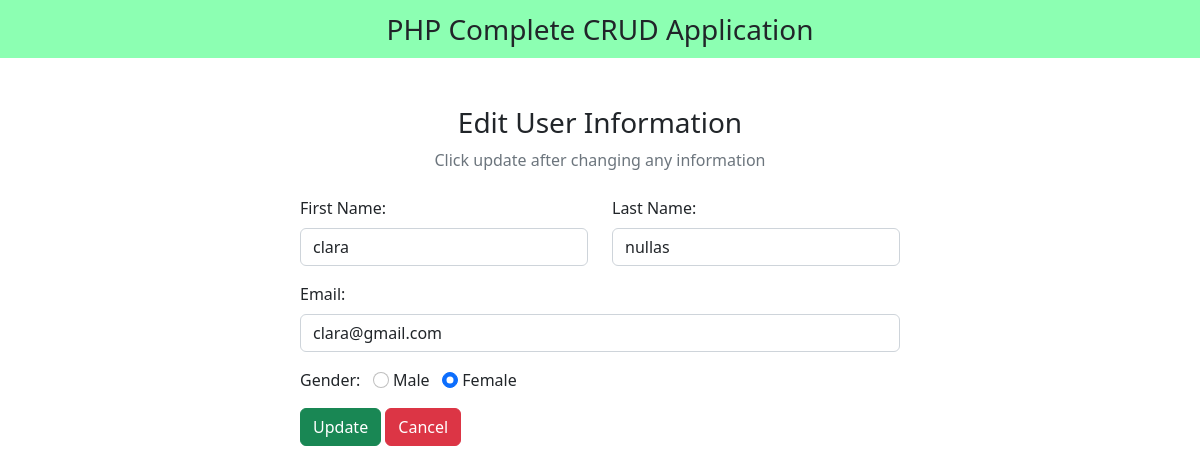
The page /edit.php?id=1 on the database its author committed.
### tables this page shows
CREATE TABLE `user` (
  `id` int(100) NOT NULL,
  `first_name` varchar(100) NOT NULL,
  `last_name` varchar(100) NOT NULL,
  `email` varchar(100) NOT NULL,
  `gender` varchar(100) NOT NULL
);

### edit.php (the view, shortened to what this page needs)
<?php
include "db_conn.php";
$id = $_GET["id"];
?>
<!DOCTYPE html>
<html lang="en">
<head>
  <link href="https://cdn.jsdelivr.net/npm/bootstrap@5.2.3/dist/css/bootstrap.min.css" rel="stylesheet">
  <link rel="stylesheet" href="https://cdnjs.cloudflare.com/ajax/libs/font-awesome/6.4.0/css/all.min.css" />
</head>
<body>
  <nav class="navbar navbar-light justify-content-center fs-3 mb-5" style="background-color: #00ff5573;">
    PHP Complete CRUD Application
  </nav>
  <div class="container">
    <div class="text-center mb-4">
      <h3>Edit User Information</h3>
      <p class="text-muted">Click update after changing any information</p>
    </div>
    <?php
    $sql = "SELECT * FROM `user` WHERE id = $id LIMIT 1";
    $result = mysqli_query($conn, $sql);
    $row = mysqli_fetch_assoc($result);
    ?>
    <div class="container d-flex justify-content-center">
      <form action="" method="post" style="width:50vw; min-width:300px;">
        <div class="row mb-3">
          <div class="col">
            <label class="form-label">First Name:</label>
            <input type="text" class="form-control" name="first_name" value="<?php echo $row['first_name'] ?>">
          </div>
          <div class="col">
            <label class="form-label">Last Name:</label>
            <input type="text" class="form-control" name="last_name" value="<?php echo $row['last_name'] ?>">
          </div>
        </div>
        <div class="mb-3">
          <label class="form-label">Email:</label>
          <input type="email" class="form-control" name="email" value="<?php echo $row['email'] ?>">
        </div>
        <div class="form-group mb-3">
          <label>Gender:</label>
          <input type="radio" class="form-check-input" name="gender" id="male" value="male" <?php echo ($row["gender"] == 'male') ? "checked" : ""; ?>>
          <label for="male" class="form-input-label">Male</label>
          <input type="radio" class="form-check-input" name="gender" id="female" value="female" <?php echo ($row["gender"] == 'female') ? "checked" : ""; ?>>
          <label for="female" class="form-input-label">Female</label>
        </div>
        <div>
          <button type="submit" class="btn btn-success" name="submit">Update</button>
          <a href="index.php" class="btn btn-danger">Cancel</a>
        </div>
      </form>
    </div>
  </div>
</body>
</html>

### rows shown on the page
user: first_name "clara", last_name "nullas", email "clara@gmail.com", gender "☐ Male", gender "☑ Female"
